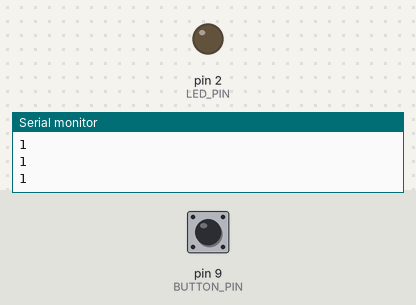
This program was run on a simulated Arduino Uno, built with avr-gcc and run on an emulated ATmega328P. Parts: output pins drawn as LEDs (lit = HIGH), the last lines printed to the serial monitor. The inputs (shaded band) are chosen by the test bench; at power-on: pin 9 (BUTTON_PIN) HIGH.

Above: at 1.2 s.
1.3 s: pin 9 (BUTTON_PIN) pulled LOW for 0.15 s
At 1.4 s:
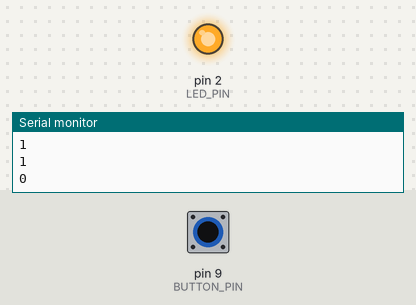
3.0 s: pin 9 (BUTTON_PIN) pulled LOW for 3.2 s
At 6.5 s:
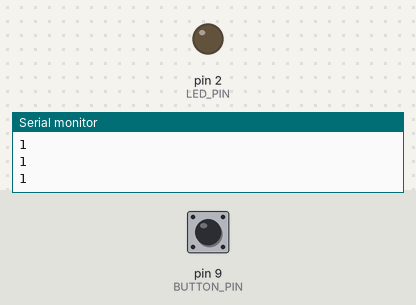
Timing chart, 0 to 8.0 s (numbered marks = the images above; inputs shaded):
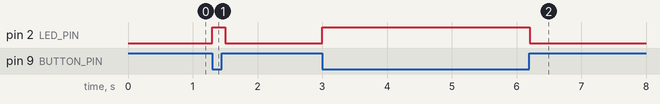

The program:

main.cpp
```cpp
#include "Arduino.h"

const int BUTTON_PIN = 9;
const int LED_PIN = 2;

void setup() {
	Serial.begin(9600);

	pinMode(BUTTON_PIN, INPUT);
	pinMode(LED_PIN, OUTPUT);
}

void loop() {
	int buttonState = digitalRead(BUTTON_PIN);

	digitalWrite(LED_PIN, buttonState == 0 ? HIGH : LOW);

	Serial.println(buttonState);

	delay(100);
}
```

Measured:
- after the input at 1.3 s, pin 2 (LED_PIN): LOW → HIGH at once, → LOW 0.20 s later
- after the input at 3.0 s, pin 2 (LED_PIN): LOW → HIGH at once, → LOW 3.2 s later
